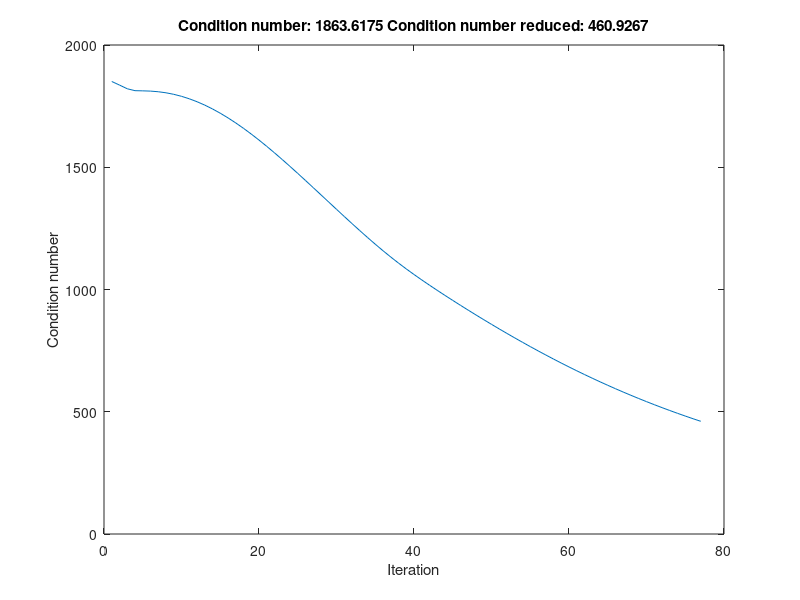

Write the MATLAB code that produced this figure.
importedData = importdata('portfolio100.txt',' ');
X = importedData(:,2:end);

Covarianza = cov(X);

[f c] = size(X)



con = cond(Covarianza);
numbini=con
meta=con/4;
i=0
err = [];
con_n=con;
while con_n>=meta
    i=i+1
    NCLW = X + (eye(f, c) * i);
    con = cov(NCLW);
    con_n=cond(con)
    err(i) = con_n ;
end

disp(max(err));

plot(err);
title(['Condition number: ', num2str(numbini),' Condition number reduced: ', num2str(err(end))]);
xlabel("Iteration");
ylabel("Condition number");

%prueba
